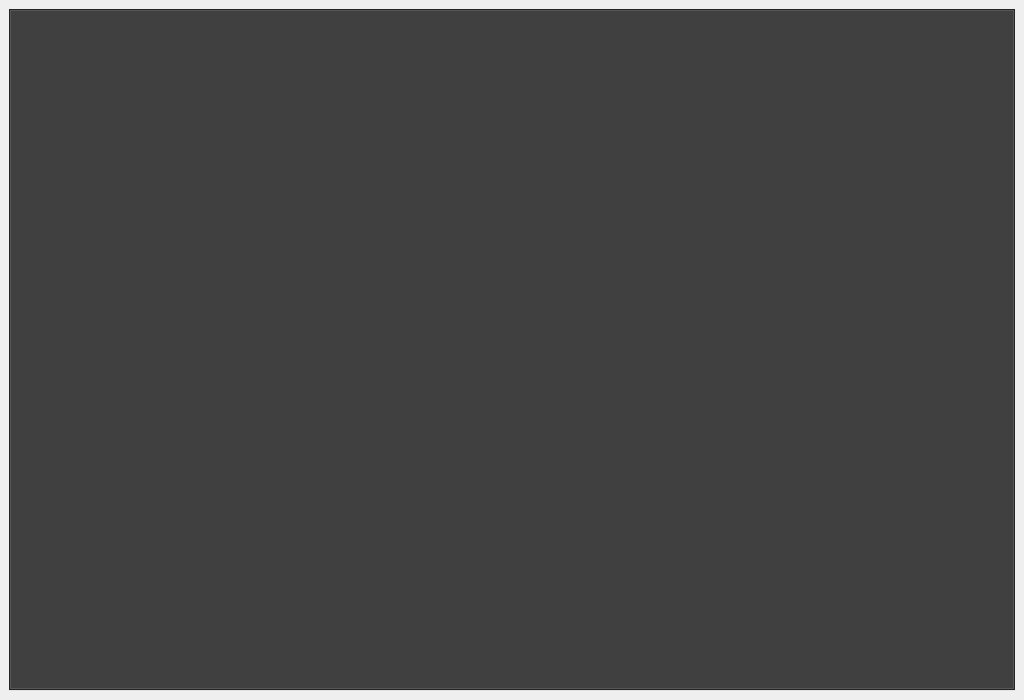
<?xml version="1.0" encoding="UTF-8"?>
<ui version="4.0">
 <class>MainWindow</class>
 <widget class="QMainWindow" name="MainWindow">
  <property name="enabled">
   <bool>true</bool>
  </property>
  <property name="geometry">
   <rect>
    <x>0</x>
    <y>0</y>
    <width>1024</width>
    <height>700</height>
   </rect>
  </property>
  <property name="sizePolicy">
   <sizepolicy hsizetype="Preferred" vsizetype="Preferred">
    <horstretch>0</horstretch>
    <verstretch>0</verstretch>
   </sizepolicy>
  </property>
  <property name="minimumSize">
   <size>
    <width>1024</width>
    <height>700</height>
   </size>
  </property>
  <property name="windowTitle">
   <string>ArcherBC</string>
  </property>
  <property name="windowIcon">
   <iconset resource="../.rsrc/res.qrc">
    <normaloff>:/title/Icon.png</normaloff>:/title/Icon.png</iconset>
  </property>
  <property name="styleSheet">
   <string notr="true"/>
  </property>
  <property name="locale">
   <locale language="English" country="UnitedStates"/>
  </property>
  <property name="tabShape">
   <enum>QTabWidget::Rounded</enum>
  </property>
  <property name="dockNestingEnabled">
   <bool>false</bool>
  </property>
  <property name="dockOptions">
   <set>QMainWindow::AllowTabbedDocks|QMainWindow::AnimatedDocks</set>
  </property>
  <widget class="QWidget" name="centralwidget">
   <property name="sizePolicy">
    <sizepolicy hsizetype="Expanding" vsizetype="Expanding">
     <horstretch>0</horstretch>
     <verstretch>0</verstretch>
    </sizepolicy>
   </property>
   <property name="minimumSize">
    <size>
     <width>0</width>
     <height>680</height>
    </size>
   </property>
   <layout class="QGridLayout" name="gridLayout">
    <property name="bottomMargin">
     <number>9</number>
    </property>
    <item row="0" column="0">
     <widget class="QTabWidget" name="tabWidget">
      <property name="sizePolicy">
       <sizepolicy hsizetype="Preferred" vsizetype="Preferred">
        <horstretch>0</horstretch>
        <verstretch>0</verstretch>
       </sizepolicy>
      </property>
      <property name="minimumSize">
       <size>
        <width>1000</width>
        <height>630</height>
       </size>
      </property>
      <property name="sizeIncrement">
       <size>
        <width>0</width>
        <height>0</height>
       </size>
      </property>
      <property name="baseSize">
       <size>
        <width>15</width>
        <height>15</height>
       </size>
      </property>
      <property name="palette">
       <palette>
        <active>
         <colorrole role="WindowText">
          <brush brushstyle="SolidPattern">
           <color alpha="255">
            <red>255</red>
            <green>255</green>
            <blue>255</blue>
           </color>
          </brush>
         </colorrole>
         <colorrole role="Button">
          <brush brushstyle="SolidPattern">
           <color alpha="255">
            <red>51</red>
            <green>51</green>
            <blue>51</blue>
           </color>
          </brush>
         </colorrole>
         <colorrole role="Text">
          <brush brushstyle="SolidPattern">
           <color alpha="255">
            <red>255</red>
            <green>255</green>
            <blue>255</blue>
           </color>
          </brush>
         </colorrole>
         <colorrole role="ButtonText">
          <brush brushstyle="SolidPattern">
           <color alpha="255">
            <red>255</red>
            <green>255</green>
            <blue>255</blue>
           </color>
          </brush>
         </colorrole>
         <colorrole role="Base">
          <brush brushstyle="SolidPattern">
           <color alpha="255">
            <red>51</red>
            <green>51</green>
            <blue>51</blue>
           </color>
          </brush>
         </colorrole>
         <colorrole role="Window">
          <brush brushstyle="SolidPattern">
           <color alpha="255">
            <red>51</red>
            <green>51</green>
            <blue>51</blue>
           </color>
          </brush>
         </colorrole>
        </active>
        <inactive>
         <colorrole role="WindowText">
          <brush brushstyle="SolidPattern">
           <color alpha="255">
            <red>255</red>
            <green>255</green>
            <blue>255</blue>
           </color>
          </brush>
         </colorrole>
         <colorrole role="Button">
          <brush brushstyle="SolidPattern">
           <color alpha="255">
            <red>51</red>
            <green>51</green>
            <blue>51</blue>
           </color>
          </brush>
         </colorrole>
         <colorrole role="Text">
          <brush brushstyle="SolidPattern">
           <color alpha="255">
            <red>255</red>
            <green>255</green>
            <blue>255</blue>
           </color>
          </brush>
         </colorrole>
         <colorrole role="ButtonText">
          <brush brushstyle="SolidPattern">
           <color alpha="255">
            <red>255</red>
            <green>255</green>
            <blue>255</blue>
           </color>
          </brush>
         </colorrole>
         <colorrole role="Base">
          <brush brushstyle="SolidPattern">
           <color alpha="255">
            <red>51</red>
            <green>51</green>
            <blue>51</blue>
           </color>
          </brush>
         </colorrole>
         <colorrole role="Window">
          <brush brushstyle="SolidPattern">
           <color alpha="255">
            <red>51</red>
            <green>51</green>
            <blue>51</blue>
           </color>
          </brush>
         </colorrole>
        </inactive>
        <disabled>
         <colorrole role="WindowText">
          <brush brushstyle="SolidPattern">
           <color alpha="255">
            <red>255</red>
            <green>255</green>
            <blue>255</blue>
           </color>
          </brush>
         </colorrole>
         <colorrole role="Button">
          <brush brushstyle="SolidPattern">
           <color alpha="255">
            <red>51</red>
            <green>51</green>
            <blue>51</blue>
           </color>
          </brush>
         </colorrole>
         <colorrole role="Text">
          <brush brushstyle="SolidPattern">
           <color alpha="255">
            <red>255</red>
            <green>255</green>
            <blue>255</blue>
           </color>
          </brush>
         </colorrole>
         <colorrole role="ButtonText">
          <brush brushstyle="SolidPattern">
           <color alpha="255">
            <red>255</red>
            <green>255</green>
            <blue>255</blue>
           </color>
          </brush>
         </colorrole>
         <colorrole role="Base">
          <brush brushstyle="SolidPattern">
           <color alpha="255">
            <red>51</red>
            <green>51</green>
            <blue>51</blue>
           </color>
          </brush>
         </colorrole>
         <colorrole role="Window">
          <brush brushstyle="SolidPattern">
           <color alpha="255">
            <red>51</red>
            <green>51</green>
            <blue>51</blue>
           </color>
          </brush>
         </colorrole>
        </disabled>
       </palette>
      </property>
      <property name="font">
       <font>
        <weight>50</weight>
        <bold>false</bold>
        <strikeout>false</strikeout>
        <kerning>true</kerning>
       </font>
      </property>
      <property name="focusPolicy">
       <enum>Qt::TabFocus</enum>
      </property>
      <property name="autoFillBackground">
       <bool>false</bool>
      </property>
      <property name="styleSheet">
       <string notr="true"/>
      </property>
      <property name="tabPosition">
       <enum>QTabWidget::North</enum>
      </property>
      <property name="tabShape">
       <enum>QTabWidget::Rounded</enum>
      </property>
      <property name="currentIndex">
       <number>-1</number>
      </property>
      <property name="usesScrollButtons">
       <bool>false</bool>
      </property>
      <property name="documentMode">
       <bool>false</bool>
      </property>
      <property name="movable">
       <bool>false</bool>
      </property>
      <property name="tabBarAutoHide">
       <bool>false</bool>
      </property>
     </widget>
    </item>
   </layout>
  </widget>
 </widget>
 <resources>
  <include location="../.rsrc/res.qrc"/>
 </resources>
 <connections/>
</ui>
